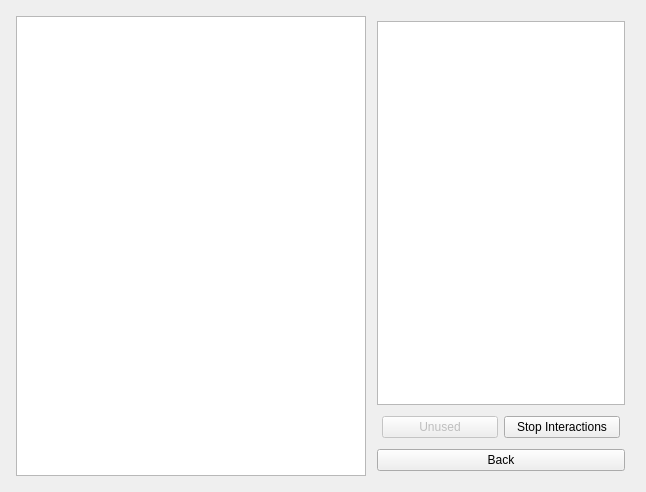
<?xml version="1.0" encoding="UTF-8"?>
<ui version="4.0">
 <class>interactions</class>
 <widget class="QWidget" name="interactions">
  <property name="geometry">
   <rect>
    <x>0</x>
    <y>0</y>
    <width>646</width>
    <height>492</height>
   </rect>
  </property>
  <property name="windowTitle">
   <string>Interactions</string>
  </property>
  <layout class="QVBoxLayout" name="verticalLayout">
   <item>
    <layout class="QHBoxLayout" name="horizontalLayout_2" stretch="0,0">
     <property name="margin">
      <number>5</number>
     </property>
     <item>
      <widget class="QListWidget" name="interactions_list_widget">
       <property name="sizePolicy">
        <sizepolicy hsizetype="Expanding" vsizetype="Preferred">
         <horstretch>0</horstretch>
         <verstretch>0</verstretch>
        </sizepolicy>
       </property>
       <property name="minimumSize">
        <size>
         <width>350</width>
         <height>0</height>
        </size>
       </property>
       <property name="maximumSize">
        <size>
         <width>16777215</width>
         <height>16777215</height>
        </size>
       </property>
       <property name="movement">
        <enum>QListView::Static</enum>
       </property>
       <property name="viewMode">
        <enum>QListView::ListMode</enum>
       </property>
      </widget>
     </item>
     <item>
      <layout class="QVBoxLayout" name="verticalLayout_2">
       <property name="sizeConstraint">
        <enum>QLayout::SetNoConstraint</enum>
       </property>
       <property name="margin">
        <number>5</number>
       </property>
       <item>
        <widget class="QPlainTextEdit" name="app_info"/>
       </item>
       <item>
        <layout class="QGridLayout" name="gridLayout">
         <property name="margin">
          <number>5</number>
         </property>
         <item row="0" column="1">
          <widget class="QPushButton" name="stop_interactions_button">
           <property name="text">
            <string>Stop Interactions</string>
           </property>
          </widget>
         </item>
         <item row="0" column="0">
          <widget class="QPushButton" name="refresh_btn">
           <property name="enabled">
            <bool>false</bool>
           </property>
           <property name="text">
            <string>Unused</string>
           </property>
           <property name="checkable">
            <bool>false</bool>
           </property>
          </widget>
         </item>
        </layout>
       </item>
       <item>
        <widget class="QPushButton" name="back_btn">
         <property name="text">
          <string>Back</string>
         </property>
        </widget>
       </item>
      </layout>
     </item>
    </layout>
   </item>
  </layout>
 </widget>
 <layoutdefault spacing="6" margin="11"/>
 <resources/>
 <connections/>
</ui>
